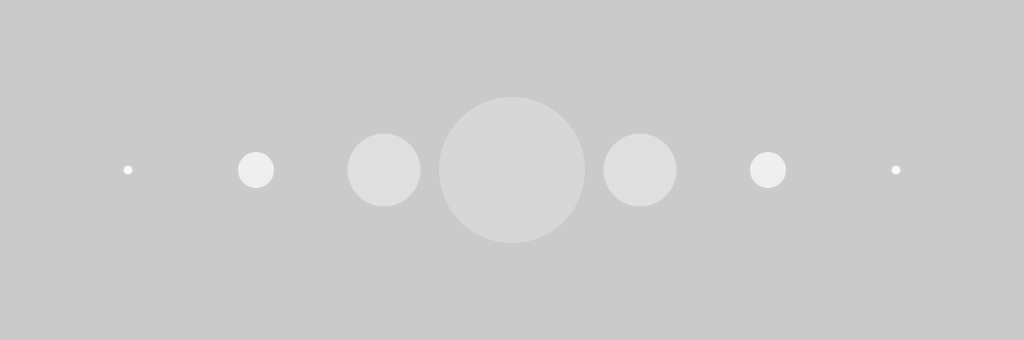
Frame 1 (no input)
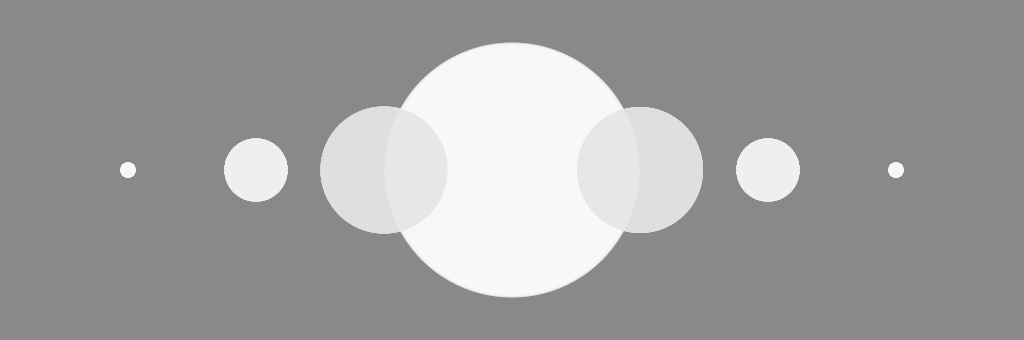
Frame 60 (the mouse pressed at the canvas centre just before this capture)
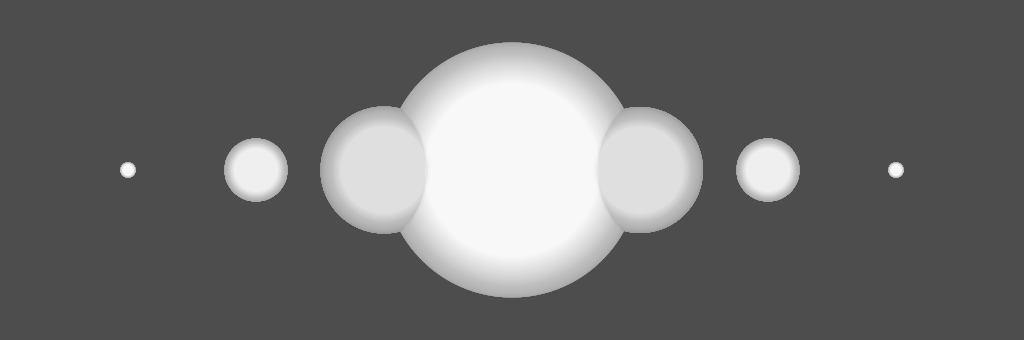
Frame 120 (the mouse held since frame 60 and released just before this capture)

The Processing sketch that drew these frames (run headless with seeded random() and noise(); from frame 60 on, the mouse is pressed at the canvas centre):

// Processing sketch: ANI2012H22_FadingBall2
// ── ANI2012H22_FadingBall2.pde
// ANI2012H22_FadingBall2.pde
// Animation de plusieurs boules lumineuses avec mouvement oscillatoire.
// Chaque instance est gérée individuellement avec sa propre variable.

// classe de type Ball
class Ball
{
  float positionX;
  float positionY;

  float radius;

  float oscillation;

  color colorFill;

  Ball(float x, float y, float r, color c)
  {
    positionX = x;
    positionY = y;

    radius = r;

    colorFill = c;
  }

  void update()
  {
    radius = oscillation;
  }

  void render()
  {
    fill(colorFill);
    ellipse(positionX, positionY, radius, radius);
  }
}

// paramètre
int period = 5000;

color colorBack = color(0);

// variables
Ball ball1;
Ball ball2;
Ball ball3;
Ball ball4;
Ball ball5;
Ball ball6;
Ball ball7;

float centerX;
float centerY;

void setup()
{
  size(1024, 340);

  centerX = width / 2.0f;
  centerY = height / 2.0f;

  noStroke();

  ball1 = new Ball(centerX - 384, centerY, 8,   color(255 - 8));
  ball2 = new Ball(centerX - 256, centerY, 32,  color(255 - 16));
  ball3 = new Ball(centerX - 128, centerY, 64,  color(255 - 32));
  ball4 = new Ball(centerX,       centerY, 128, color(255,  64));
  ball5 = new Ball(centerX + 128, centerY, 64,  color(255 - 32));
  ball6 = new Ball(centerX + 256, centerY, 32,  color(255 - 16));
  ball7 = new Ball(centerX + 384, centerY, 8,   color(255 - 8));
}

void draw()
{
  fade(2);

  ball1.oscillation = 8   + int(oscillate(millis(), 8,   period));
  ball2.oscillation = 32  + int(oscillate(millis(), 32,  period));
  ball3.oscillation = 64  + int(oscillate(millis(), 64,  period));
  ball4.oscillation = 128 + int(oscillate(millis(), 128, period));
  ball5.oscillation = 64  + int(oscillate(millis(), 63,  period));
  ball6.oscillation = 32  + int(oscillate(millis(), 32,  period));
  ball7.oscillation = 8   + int(oscillate(millis(), 8,   period));

  ball1.update();
  ball2.update();
  ball3.update();
  ball4.update();
  ball5.update();
  ball6.update();
  ball7.update();

  ball1.render();
  ball7.render();
  ball2.render();
  ball6.render();
  ball3.render();
  ball5.render();
  ball4.render();
}

void fade(float intensity)
{
  rectMode(CORNER);
  noStroke();
  fill(colorBack, intensity);
  rect(0, 0, width, height);
}

float oscillate(float time, float amplitude, float period)
{
  return amplitude * sin(time * 2 * PI / period);
}
